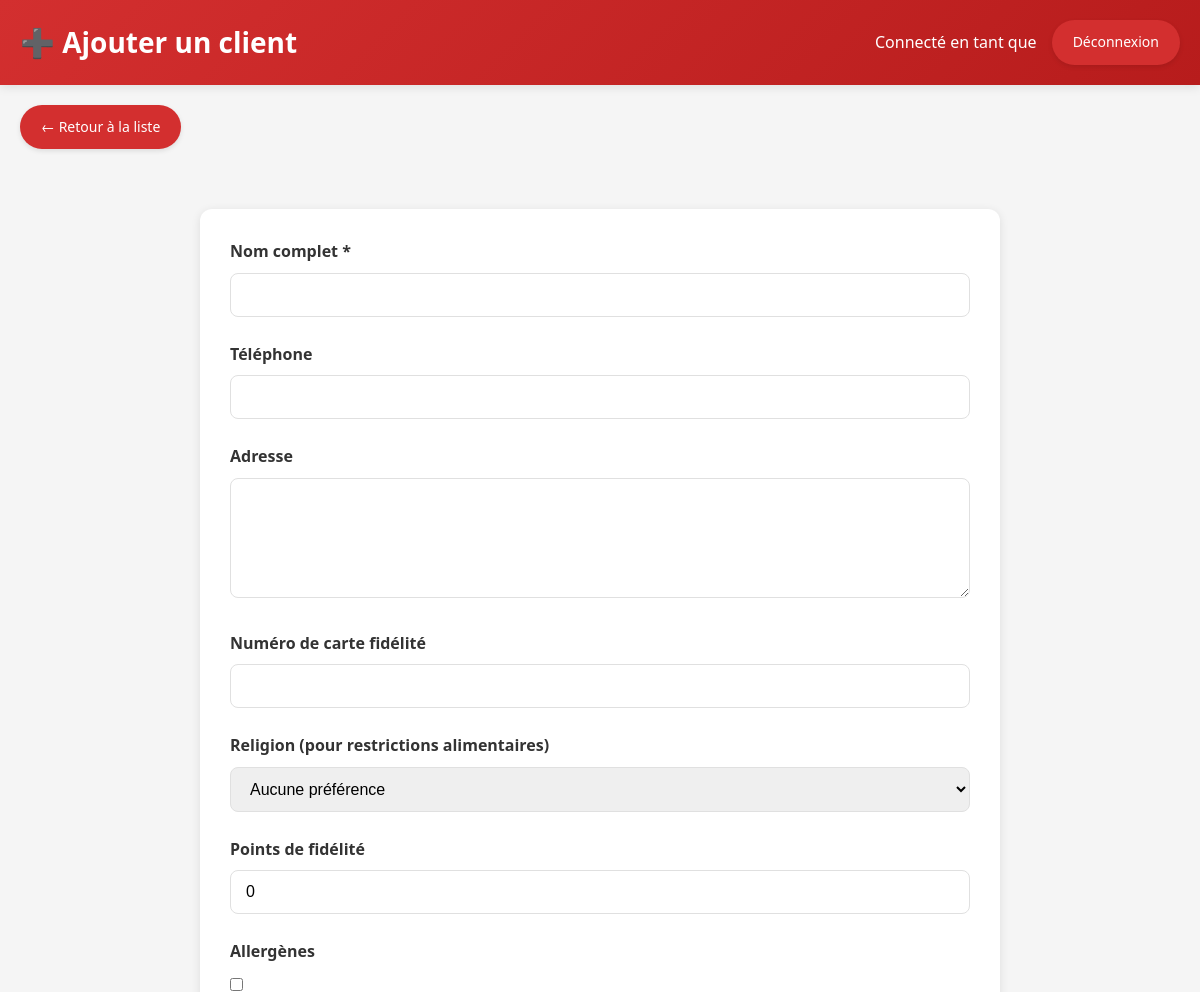
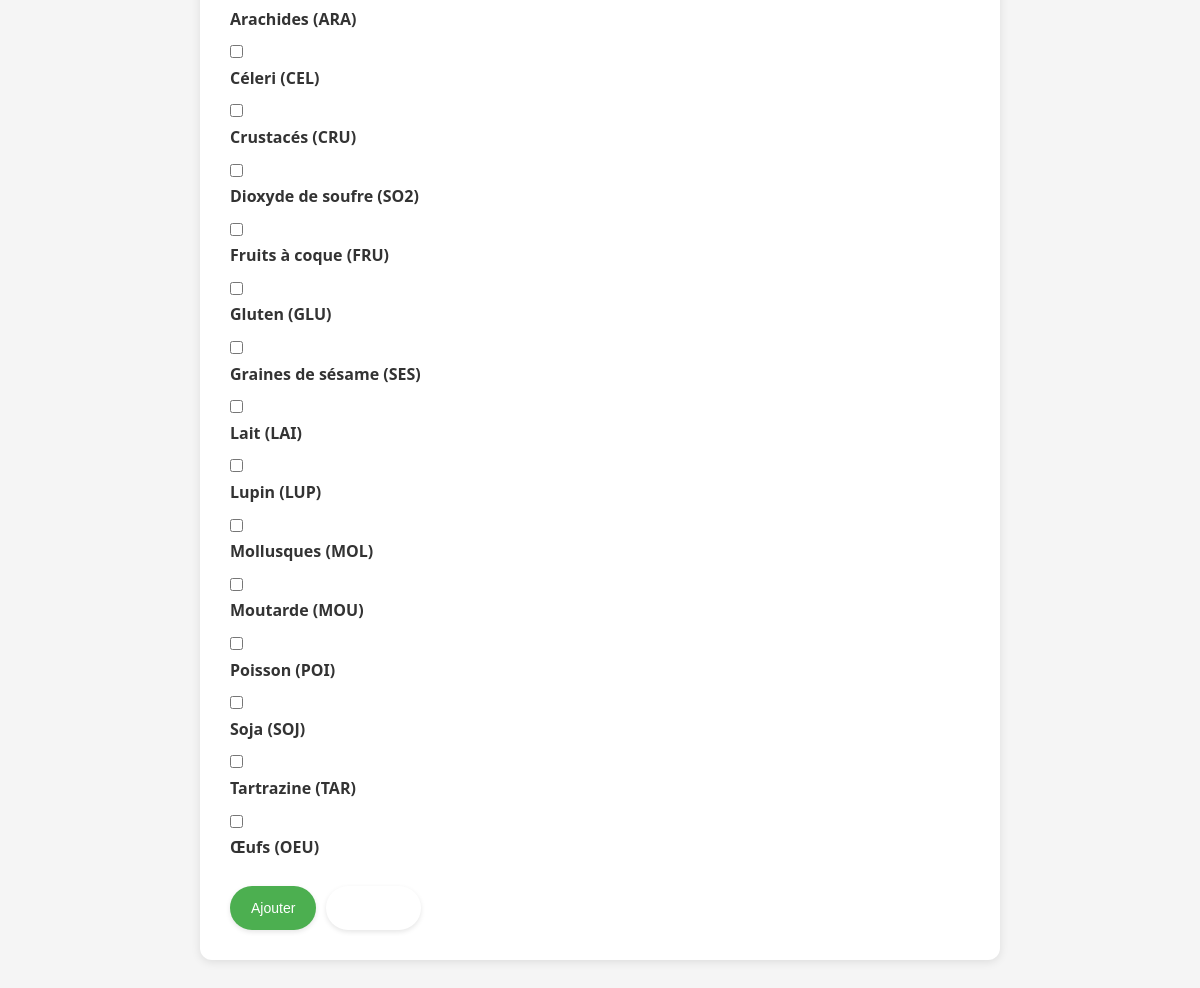
/client_add_edit.php, run on the app's committed database (2 pictures, top to bottom).
### tables this page shows
CREATE TABLE `allergenes` (
  `id` int(11) NOT NULL,
  `nom` varchar(100) NOT NULL,
  `code` varchar(3) NOT NULL,
  `couleur` varchar(7) DEFAULT '#ffebee',
  `description` text DEFAULT NULL
);

### client_add_edit.php (the view, shortened to what this page needs)
<?php
require_once 'config.php';
$isEditing = isset($_GET['id']);
$client = [
    'id' => '',
    'nom' => '',
    'telephone' => '',
    'adresse' => '',
    'numero_carte' => '',
    'points_clients' => 0
];
$selectedAllergenes = [];
$allergenes = $pdo->query("SELECT * FROM allergenes ORDER BY nom")->fetchAll();
?>
<!DOCTYPE html>
<html lang="fr">
<head>
    <link rel="stylesheet" href="style.css">
</head>
<body>
    <div class="header">
        <h1><?= $isEditing ? '📝 Modifier' : '➕ Ajouter' ?> un client</h1>
        <div class="auth">
            <span>Connecté en tant que <?php echo $_SESSION['username']; ?></span>
            <a href="logout.php" class="button">Déconnexion</a>
        </div>
    </div>
    <div class="container">
        <a href="clients.php" class="button" style="margin-bottom: 20px;">← Retour à la liste</a>
        <div class="form-container">
            <form action="client_save.php" method="post">
                <div class="form-group">
                    <label for="nom">Nom complet *</label>
                    <input type="text" id="nom" name="nom" value="<?= $client['nom'] ?>" required>
                </div>
                <div class="form-group">
                    <label for="telephone">Téléphone</label>
                    <input type="text" id="telephone" name="telephone" value="<?= $client['telephone'] ?>">
                </div>
                <div class="form-group">
                    <label for="adresse">Adresse</label>
                    <textarea id="adresse" name="adresse"><?= $client['adresse'] ?></textarea>
                </div>
                <div class="form-group">
                    <label for="numero_carte">Numéro de carte fidélité</label>
                    <input type="text" id="numero_carte" name="numero_carte" value="<?= $client['numero_carte'] ?>">
                </div>
                <div class="form-group">
                    <label for="religion">Religion (pour restrictions alimentaires)</label>
                    <select id="religion" name="religion">
                        <option value="">Aucune préférence</option>
                    </select>
                </div>
                <div class="form-group">
                    <label for="points_clients">Points de fidélité</label>
                    <input type="number" id="points_clients" name="points_clients" value="<?= $client['points_clients'] ?>">
                </div>
                <div class="form-group">
                    <label>Allergènes</label>
                    <div class="allergen-list">
                        <?php foreach ($allergenes as $allergene): ?>
                            <div class="allergen-item">
                                <input type="checkbox"
                                    id="allergene-<?= $allergene['id'] ?>"
                                    name="allergenes[]"
                                    value="<?= $allergene['id'] ?>"
                                    <?= in_array($allergene['id'], $selectedAllergenes) ? 'checked' : '' ?>>
                                <label for="allergene-<?= $allergene['id'] ?>" class="allergen-label">
                                    <?= $allergene['nom'] ?> (<?= $allergene['code'] ?>)
                                </label>
                            </div>
                        <?php endforeach; ?>
                    </div>
                </div>
                <div style="display: flex; gap: 10px; margin-top: 20px;">
                    <button type="submit" class="button success">
                        <?= $isEditing ? 'Mettre à jour' : 'Ajouter' ?>
                    </button>
                    <a href="clients.php" class="button" style="background-color: var(--gray-color);">Annuler</a>
                </div>
            </form>
        </div>
    </div>
</body>
</html>

### style.css (style rules this page uses)
:root { --primary-color: #d32f2f; --primary-dark: #b71c1c; --primary-light: #ffcdd2; --secondary-color: #ff9800; --secondary-dark: #e65100; --accent-color: #7b1fa2; --success: #4caf50; --warning: #ff9800; --error: #f44336; --text-color: #333; --text-light: #666; --light-gray: #e0e0e0; --medium-gray: #bdbdbd; --white: #ffffff; --shadow: 0 2px 10px rgba(0, 0, 0, 0.1); --transition: all 0.3s ease; }
* { box-sizing: border-box; margin: 0; padding: 0; }
html { scroll-behavior: smooth; }
body { font-family: 'Segoe UI', Roboto, 'Helvetica Neue', sans-serif; line-height: 1.6; color: var(--text-color); background-color: #f5f5f5; padding-bottom: 40px; }
.header { background: linear-gradient(135deg, var(--primary-color), var(--primary-dark)); color: white; padding: 20px; display: flex; justify-content: space-between; align-items: center; box-shadow: var(--shadow); position: sticky; top: 0; z-index: 100; }
.header h1 { margin: 0; font-size: 28px; display: flex; align-items: center; gap: 10px; }
.auth { display: flex; align-items: center; gap: 15px; }
.auth span { font-weight: 500; }
.button { background-color: var(--primary-color); color: white; border: none; padding: 10px 20px; border-radius: 30px; cursor: pointer; text-decoration: none; display: inline-block; font-size: 14px; font-weight: 500; transition: var(--transition); box-shadow: 0 2px 5px rgba(0, 0, 0, 0.1); border: 1px solid transparent; }
.button.success { background-color: var(--success); }
.container { max-width: 1200px; margin: 0 auto; padding: 20px; }
.form-container { max-width: 800px; margin: 40px auto; padding: 30px; background-color: white; border-radius: 12px; box-shadow: var(--shadow); }
.form-group { margin-bottom: 25px; }
.form-group label { display: block; margin-bottom: 8px; font-weight: 600; color: var(--text-color); }
.form-group input[type="text"], .form-group input[type="number"], .form-group input[type="file"], .form-group textarea, .form-group select { width: 100%; padding: 12px 15px; border: 1px solid var(--light-gray); border-radius: 8px; font-size: 16px; transition: border-color 0.3s; }
.form-group textarea { height: 120px; resize: vertical; min-height: 100px; }

### data on the page
allergenes: nom "Arachides", code "ARA"
allergenes: nom "Céleri", code "CEL"
allergenes: nom "Crustacés", code "CRU"
allergenes: nom "Dioxyde de soufre", code "SO2"
allergenes: nom "Fruits à coque", code "FRU"
allergenes: nom "Gluten", code "GLU"
allergenes: nom "Graines de sésame", code "SES"
allergenes: nom "Lait", code "LAI"
allergenes: nom "Lupin", code "LUP"
allergenes: nom "Mollusques", code "MOL"
allergenes: nom "Moutarde", code "MOU"
allergenes: nom "Poisson", code "POI"
allergenes: nom "Soja", code "SOJ"
allergenes: nom "Tartrazine", code "TAR"
allergenes: nom "Œufs", code "OEU"
